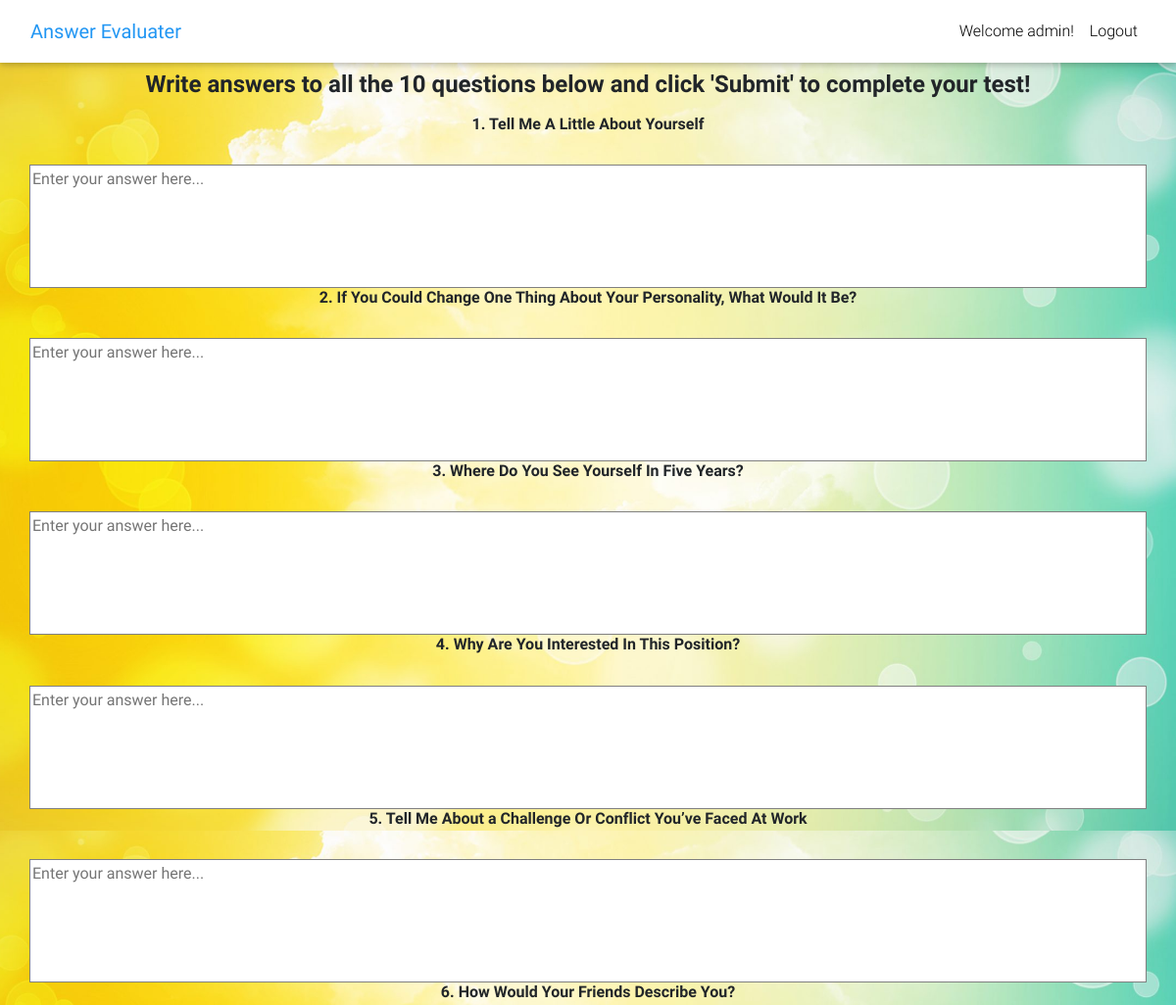
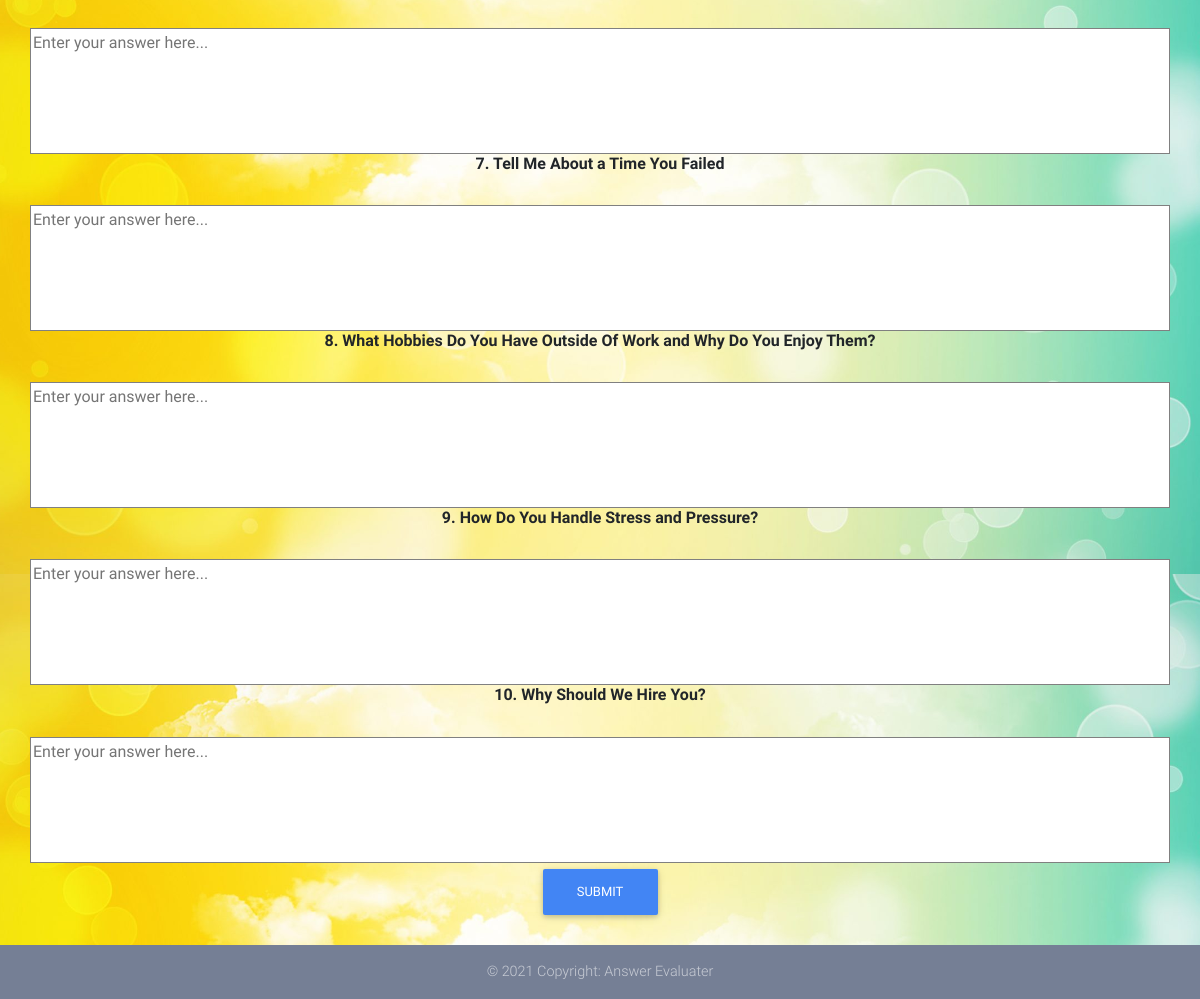
Page / (signed in) on the earlier database version (2 pictures, top to bottom).
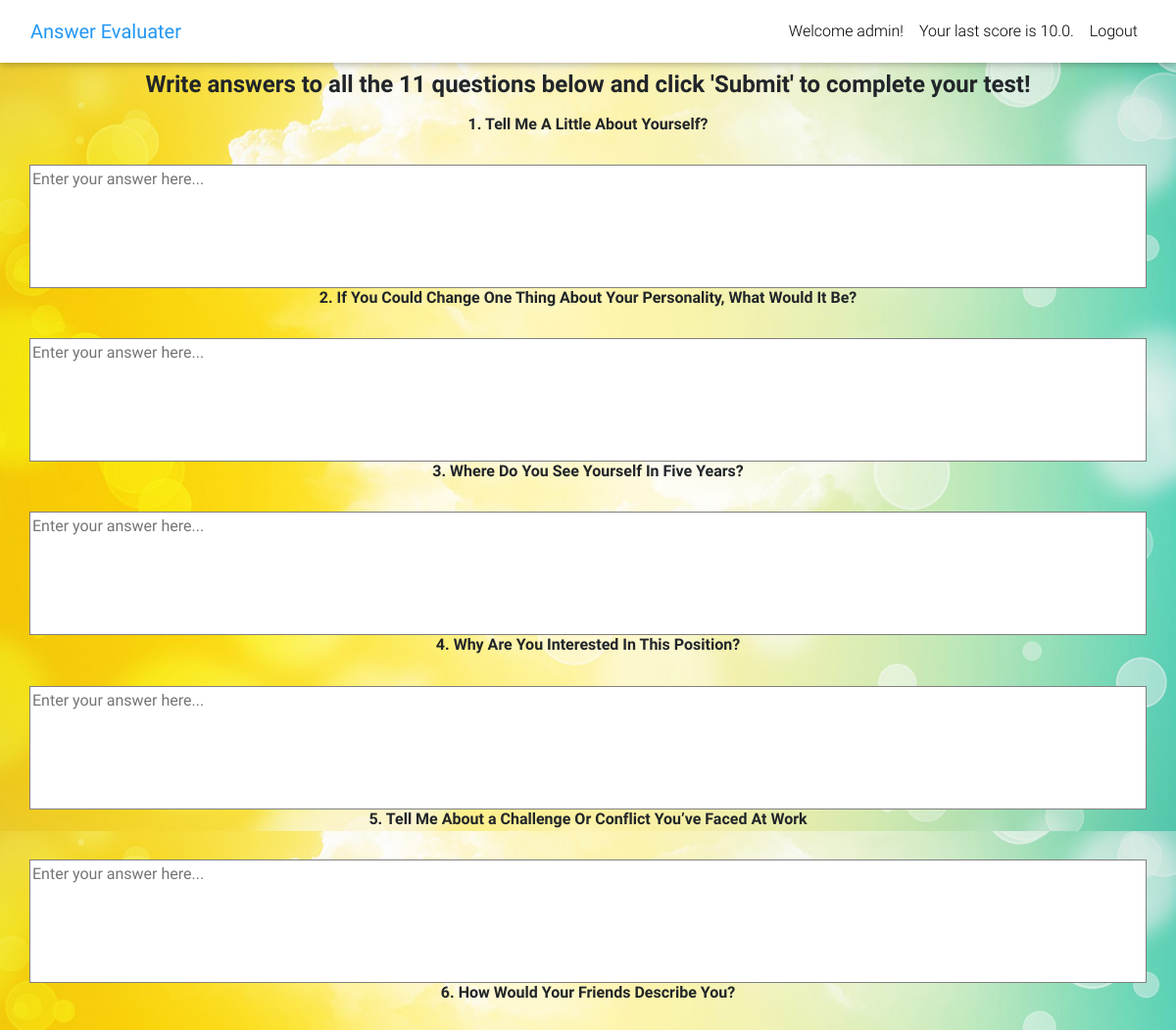
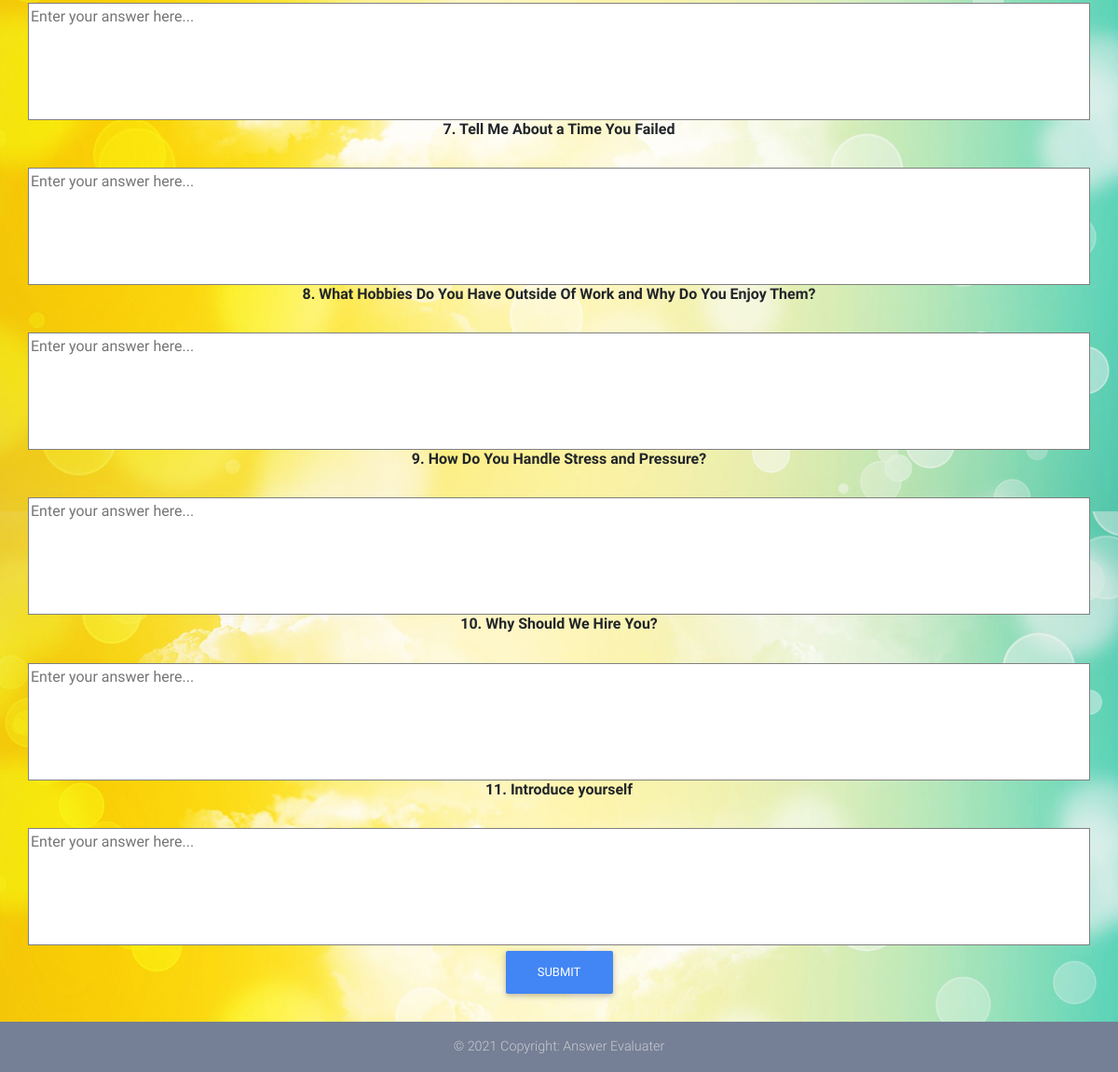
Same page on the later database version (2 pictures, top to bottom).
### core/models.py (models this page shows)
class Questions(models.Model):
    question = models.TextField(max_length=250)
    answer = models.TextField(max_length=1000)

class Scores(models.Model):
    user = models.ForeignKey(settings.AUTH_USER_MODEL,
                             on_delete=models.CASCADE)
    score = models.FloatField()

### core/views.py (the view, shortened to what this page needs)
# urls.py: path('', AnswerView.as_view(), name='home'),
class AnswerView(View):
    def get(self, *args, **kwargs):
            questions = Questions.objects.all()
            score = None
            if self.request.user.is_authenticated:
                score = Scores.objects.filter(user=self.request.user)
                if score.exists():
                    score = score[0].score
            context = {
                'questions':questions,
                'l': len(questions),
                'score':score,
            }
            return render(self.request, 'home.html', context)

### templates/home.html (shortened to what this page needs)
{% extends "base.html" %}
{% block content %}
  <main>
    {% if request.user.is_authenticated %}
    <div class="container">
      <section class="text-center mb-4">
        <h4><p class="text-center font-weight-bold">Write answers to all the {{l}} questions below and click 'Submit' to complete your test!</p></h4>
        <div class="row wow fadeIn">
          <form action="{% url 'core:home' %}" method="POST">
            {% for question in questions %}
            <h6><label class="text-center font-weight-bold">{{forloop.counter}}. {{ question.question }}</label></h6>
            <div class="md-form mb-5">
               <textarea class="textarea" rows="5" cols="125" maxlength="1000" name="q{{ forloop.counter }}" placeholder="Enter your answer here..."></textarea>
            </div>
            {% endfor %}
          <button type='submit' class="btn btn-primary">Submit</button>
        </form>
        </div>
      </section>
    </div>
    <footer class="page-footer text-center font-small mt-4 wow fadeIn">
      <div class="footer-copyright py-3">
        © 2021 Copyright: Answer Evaluater
      </div>
    </footer>
    {% else %}
    <p class="text-center font-weight-bold">Please login/sign up to start your test!</p>
    {% endif %}
  </main>
{% endblock content %}

### templates/base.html (shortened to what this page needs)
{% load static %}
<!DOCTYPE html>
<html lang="en">
<head>
  <link rel="stylesheet" href="https://use.fontawesome.com/releases/v5.8.1/css/all.css">
  <link href="{% static 'css/bootstrap.min.css' %}" rel="stylesheet">
  <link href="{% static 'css/mdb.min.css' %}" rel="stylesheet">
  <link href="{% static 'css/style.min.css' %}" rel="stylesheet">
</head>
{% include "navbar.html" %}
<body>
    <div class="mt-5 pt-4">
    </div>
    {% block content %}
    {% endblock content %}
</body>
</html>

### templates/navbar.html (shortened to what this page needs)
<nav class="navbar fixed-top navbar-expand-lg navbar-light white scrolling-navbar">
  <div class="container-fluid">
      <a class="navbar-brand waves-effect" href="/">
        <strong class="blue-text">Answer Evaluater</strong>
      </a>
      <div class="collapse navbar-collapse" id="navbarSupportedContent">
        <ul class="navbar-nav me-auto mb-2 mb-lg-0">
          {% if request.user.is_authenticated %}
          <li class="nav-item">
            <a class="nav-link waves-effect">
              <span class="clearfix d-sm-inline-block"> Welcome {{user.username}}! </span>
            </a>
          </li>
          {% if score %}
          <li class="nav-item">
            <a class="nav-link waves-effect">
              <span class="clearfix d-sm-inline-block"> Your last score is {{score}}. </span>
            </a>
          </li>
          {% endif %}
          <li class="nav-item">
            <a class="nav-link waves-effect" href="{% url 'account_logout' %}">
              <span class="clearfix d-sm-inline-block"> Logout </span>
            </a>
          </li>
          {% endif %}
        </ul>
      </div>
    </div>
  </nav>

### templates/scripts.html (shortened to what this page needs)
{% load static %}

Differences in the rows shown:
added Scores: score "10.0"
changed Questions: question "Tell Me A Little About Yourself" → "Tell Me A Little About Yourself?"
added Questions: question "Introduce yourself"
Other differences:
{{ l }}: "10" → "11"
text now shown: "Your last score is ."
